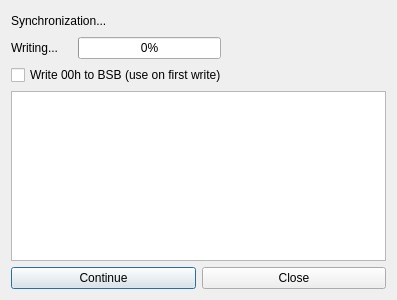
<?xml version="1.0" encoding="UTF-8"?>
<ui version="4.0">
 <class>WriteDialog</class>
 <widget class="QDialog" name="WriteDialog">
  <property name="geometry">
   <rect>
    <x>0</x>
    <y>0</y>
    <width>397</width>
    <height>300</height>
   </rect>
  </property>
  <property name="windowTitle">
   <string>RD2prog - write program</string>
  </property>
  <property name="windowIcon">
   <iconset resource="icons.qrc">
    <normaloff>:/icons/icon.png</normaloff>:/icons/icon.png</iconset>
  </property>
  <layout class="QGridLayout" name="gridLayout">
   <item row="0" column="0" colspan="2">
    <layout class="QHBoxLayout" name="horizontalLayout">
     <item>
      <widget class="QLabel" name="labelSync">
       <property name="sizePolicy">
        <sizepolicy hsizetype="Fixed" vsizetype="Minimum">
         <horstretch>0</horstretch>
         <verstretch>0</verstretch>
        </sizepolicy>
       </property>
       <property name="text">
        <string>Synchronization... </string>
       </property>
      </widget>
     </item>
     <item>
      <widget class="QLabel" name="labelSyncStatus">
       <property name="text">
        <string/>
       </property>
      </widget>
     </item>
     <item>
      <widget class="QLabel" name="labelSyncIcon">
       <property name="minimumSize">
        <size>
         <width>16</width>
         <height>16</height>
        </size>
       </property>
       <property name="maximumSize">
        <size>
         <width>16</width>
         <height>16</height>
        </size>
       </property>
       <property name="text">
        <string/>
       </property>
       <property name="scaledContents">
        <bool>true</bool>
       </property>
      </widget>
     </item>
     <item>
      <spacer name="horizontalSpacer">
       <property name="orientation">
        <enum>Qt::Horizontal</enum>
       </property>
       <property name="sizeHint" stdset="0">
        <size>
         <width>40</width>
         <height>20</height>
        </size>
       </property>
      </spacer>
     </item>
    </layout>
   </item>
   <item row="1" column="0" colspan="2">
    <layout class="QHBoxLayout" name="horizontalLayout_2">
     <item>
      <widget class="QLabel" name="labelWriting">
       <property name="text">
        <string>Writing...</string>
       </property>
      </widget>
     </item>
     <item>
      <widget class="QLabel" name="labelWritingStatus">
       <property name="text">
        <string/>
       </property>
      </widget>
     </item>
     <item>
      <widget class="QProgressBar" name="progressBar">
       <property name="maximum">
        <number>100</number>
       </property>
       <property name="value">
        <number>0</number>
       </property>
      </widget>
     </item>
     <item>
      <widget class="QLabel" name="labelWritingIcon">
       <property name="minimumSize">
        <size>
         <width>16</width>
         <height>16</height>
        </size>
       </property>
       <property name="maximumSize">
        <size>
         <width>16</width>
         <height>16</height>
        </size>
       </property>
       <property name="text">
        <string/>
       </property>
       <property name="scaledContents">
        <bool>true</bool>
       </property>
      </widget>
     </item>
     <item>
      <spacer name="horizontalSpacer_2">
       <property name="orientation">
        <enum>Qt::Horizontal</enum>
       </property>
       <property name="sizeHint" stdset="0">
        <size>
         <width>40</width>
         <height>20</height>
        </size>
       </property>
      </spacer>
     </item>
    </layout>
   </item>
   <item row="5" column="0">
    <widget class="QPushButton" name="pushButton">
     <property name="text">
      <string>Continue</string>
     </property>
    </widget>
   </item>
   <item row="3" column="0" colspan="2">
    <widget class="QListWidget" name="listWidget">
     <property name="autoScroll">
      <bool>false</bool>
     </property>
     <property name="showDropIndicator" stdset="0">
      <bool>false</bool>
     </property>
     <property name="selectionMode">
      <enum>QAbstractItemView::NoSelection</enum>
     </property>
    </widget>
   </item>
   <item row="2" column="0" colspan="2">
    <widget class="QCheckBox" name="checkBoxBSB">
     <property name="text">
      <string>Write 00h to BSB (use on first write)</string>
     </property>
    </widget>
   </item>
   <item row="5" column="1">
    <widget class="QPushButton" name="pushButtonClose">
     <property name="text">
      <string>Close</string>
     </property>
    </widget>
   </item>
  </layout>
  <action name="actionEnter">
   <property name="text">
    <string>Enter</string>
   </property>
   <property name="shortcut">
    <string>Return</string>
   </property>
  </action>
 </widget>
 <resources>
  <include location="icons.qrc"/>
 </resources>
 <connections>
  <connection>
   <sender>pushButton</sender>
   <signal>clicked()</signal>
   <receiver>actionEnter</receiver>
   <slot>trigger()</slot>
   <hints>
    <hint type="sourcelabel">
     <x>199</x>
     <y>34</y>
    </hint>
    <hint type="destinationlabel">
     <x>-1</x>
     <y>-1</y>
    </hint>
   </hints>
  </connection>
 </connections>
</ui>
